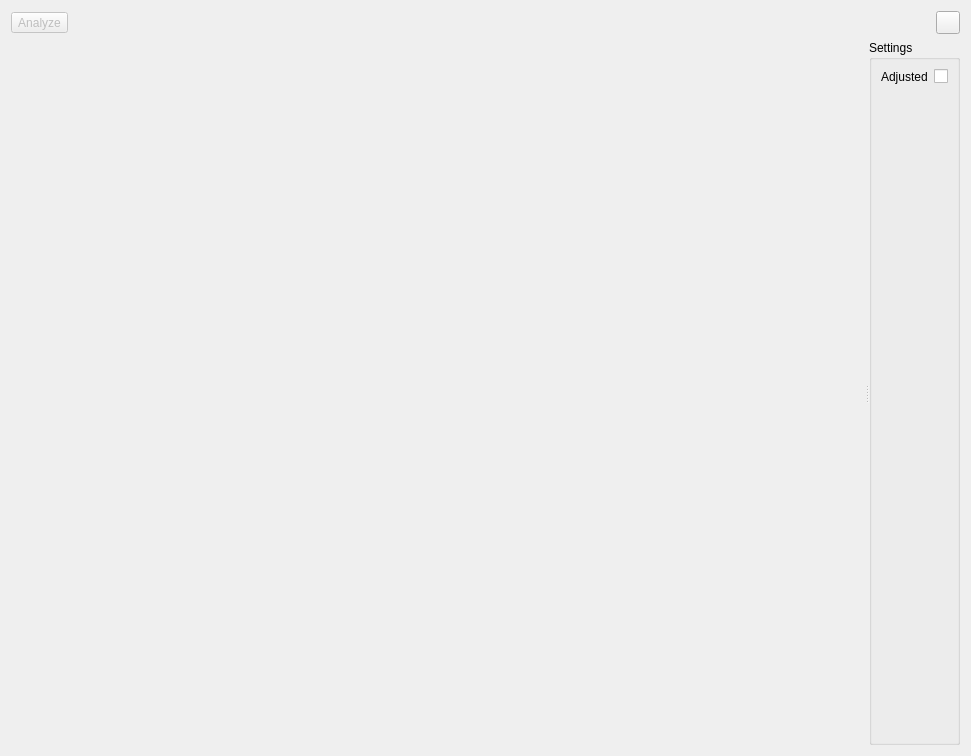
<?xml version="1.0" encoding="UTF-8"?>
<ui version="4.0">
 <class>AutocorrelationWidget</class>
 <widget class="QWidget" name="AutocorrelationWidget">
  <property name="geometry">
   <rect>
    <x>0</x>
    <y>0</y>
    <width>971</width>
    <height>756</height>
   </rect>
  </property>
  <property name="windowTitle">
   <string>Form</string>
  </property>
  <layout class="QVBoxLayout" name="verticalLayout">
   <item>
    <layout class="QHBoxLayout" name="horizontalLayout">
     <item>
      <widget class="QToolButton" name="toolButtonAnalyse">
       <property name="enabled">
        <bool>false</bool>
       </property>
       <property name="text">
        <string>Analyze</string>
       </property>
      </widget>
     </item>
     <item>
      <spacer name="horizontalSpacer">
       <property name="orientation">
        <enum>Qt::Horizontal</enum>
       </property>
       <property name="sizeHint" stdset="0">
        <size>
         <width>40</width>
         <height>20</height>
        </size>
       </property>
      </spacer>
     </item>
     <item>
      <widget class="QToolButton" name="toolButtonHelp">
       <property name="icon">
        <iconset resource="../../../../resources/resources.qrc">
         <normaloff>:/icons/icons8-help-16.png</normaloff>:/icons/icons8-help-16.png</iconset>
       </property>
      </widget>
     </item>
    </layout>
   </item>
   <item>
    <widget class="QSplitter" name="splitter">
     <property name="sizePolicy">
      <sizepolicy hsizetype="Expanding" vsizetype="Expanding">
       <horstretch>0</horstretch>
       <verstretch>0</verstretch>
      </sizepolicy>
     </property>
     <property name="orientation">
      <enum>Qt::Horizontal</enum>
     </property>
     <widget class="MplCanvas" name="canvas" native="true">
      <property name="sizePolicy">
       <sizepolicy hsizetype="Preferred" vsizetype="Preferred">
        <horstretch>1</horstretch>
        <verstretch>0</verstretch>
       </sizepolicy>
      </property>
     </widget>
     <widget class="QGroupBox" name="groupBoxSettings">
      <property name="title">
       <string>Settings</string>
      </property>
      <layout class="QVBoxLayout" name="verticalLayout_6">
       <item>
        <layout class="QFormLayout" name="formLayout">
         <item row="0" column="0">
          <widget class="QLabel" name="adjustedLabel">
           <property name="text">
            <string>Adjusted</string>
           </property>
          </widget>
         </item>
         <item row="0" column="1">
          <widget class="QCheckBox" name="adjustedCheckBox"/>
         </item>
        </layout>
       </item>
       <item>
        <spacer name="verticalSpacer">
         <property name="orientation">
          <enum>Qt::Vertical</enum>
         </property>
         <property name="sizeHint" stdset="0">
          <size>
           <width>20</width>
           <height>40</height>
          </size>
         </property>
        </spacer>
       </item>
      </layout>
     </widget>
    </widget>
   </item>
  </layout>
 </widget>
 <customwidgets>
  <customwidget>
   <class>MplCanvas</class>
   <extends>QWidget</extends>
   <header>tse_analytics.views.misc.MplCanvas</header>
   <container>1</container>
  </customwidget>
 </customwidgets>
 <resources>
  <include location="../../../../resources/resources.qrc"/>
 </resources>
 <connections/>
</ui>
